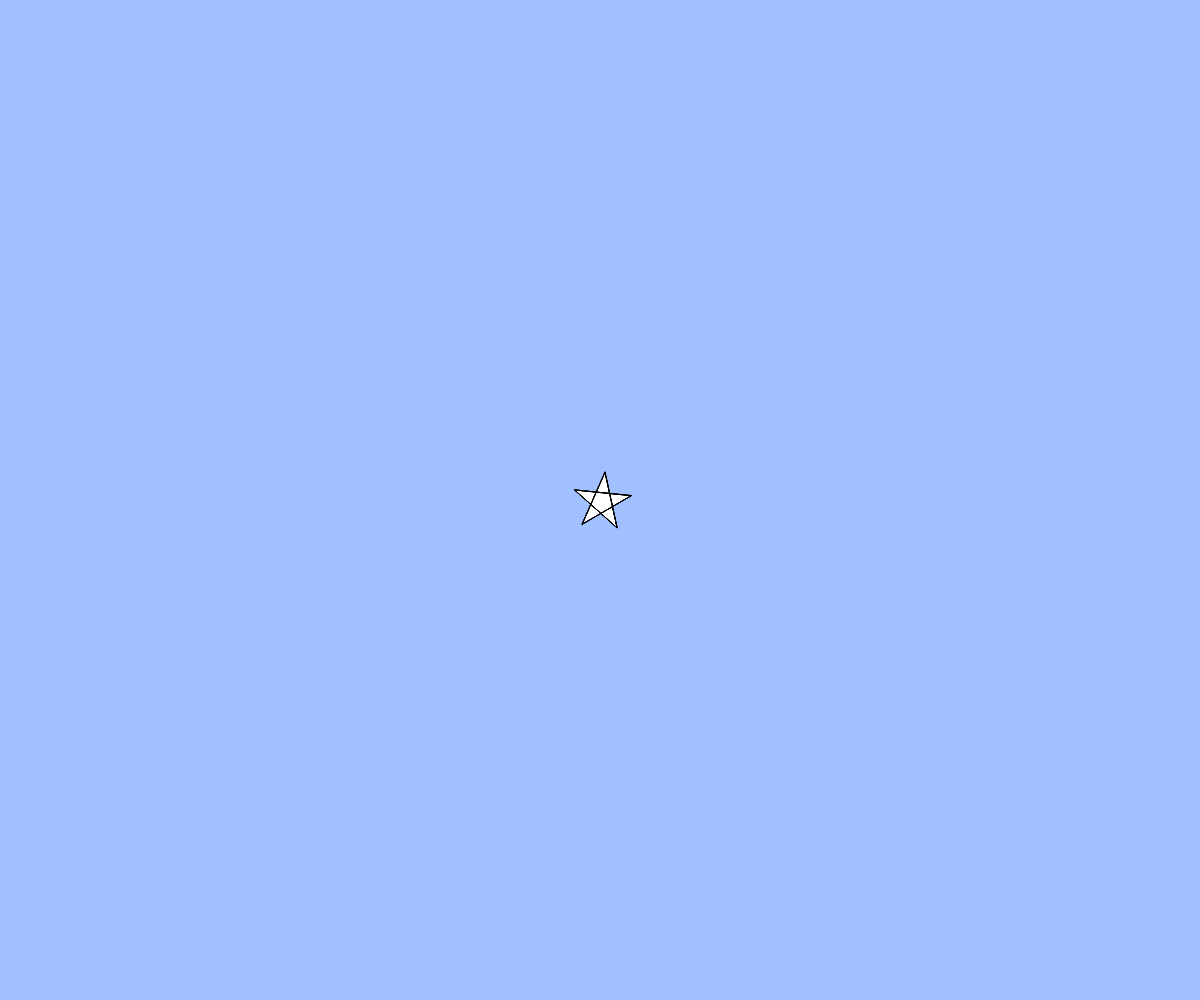
Frame 1 (no input)
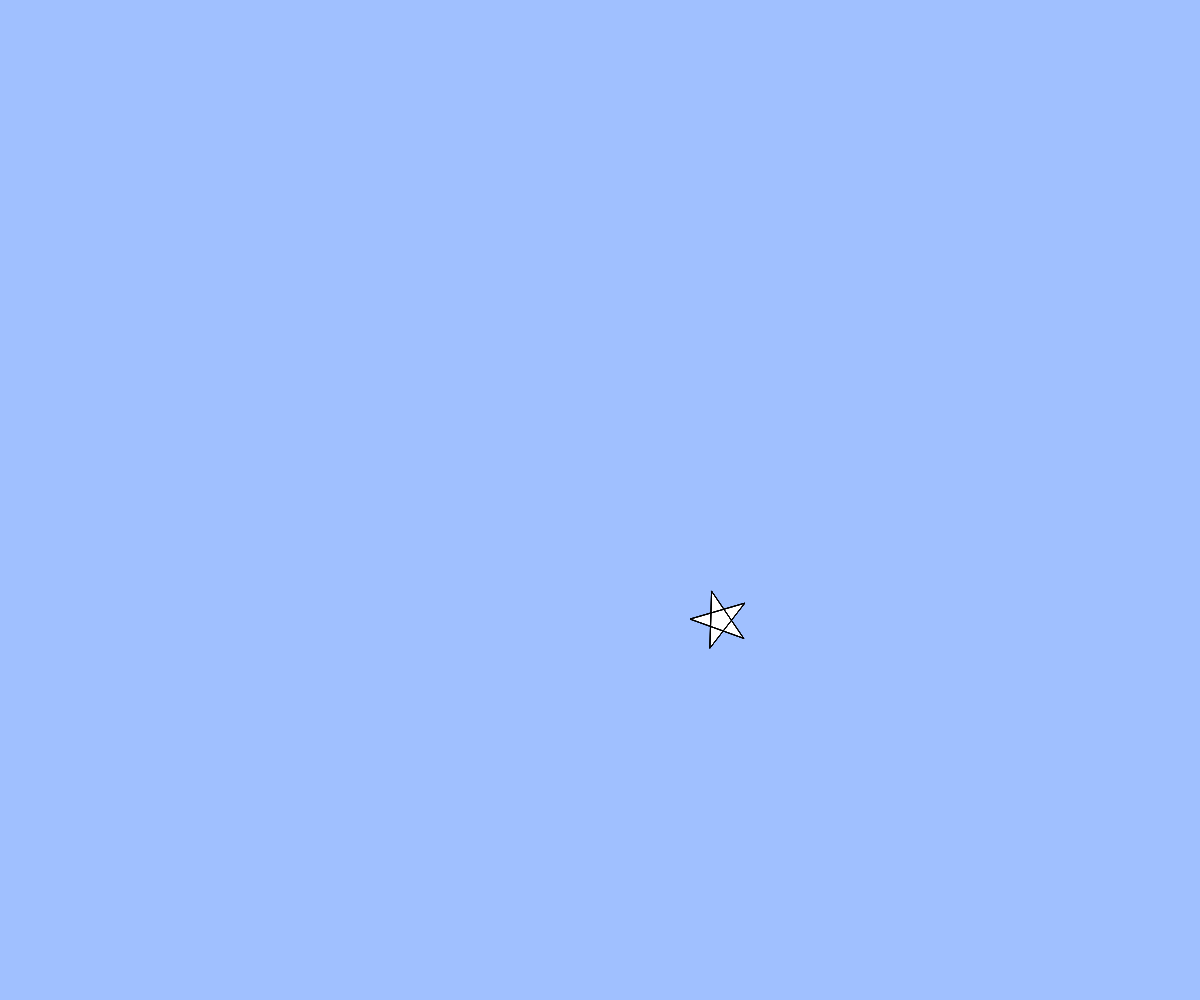
Frame 60 (no input)
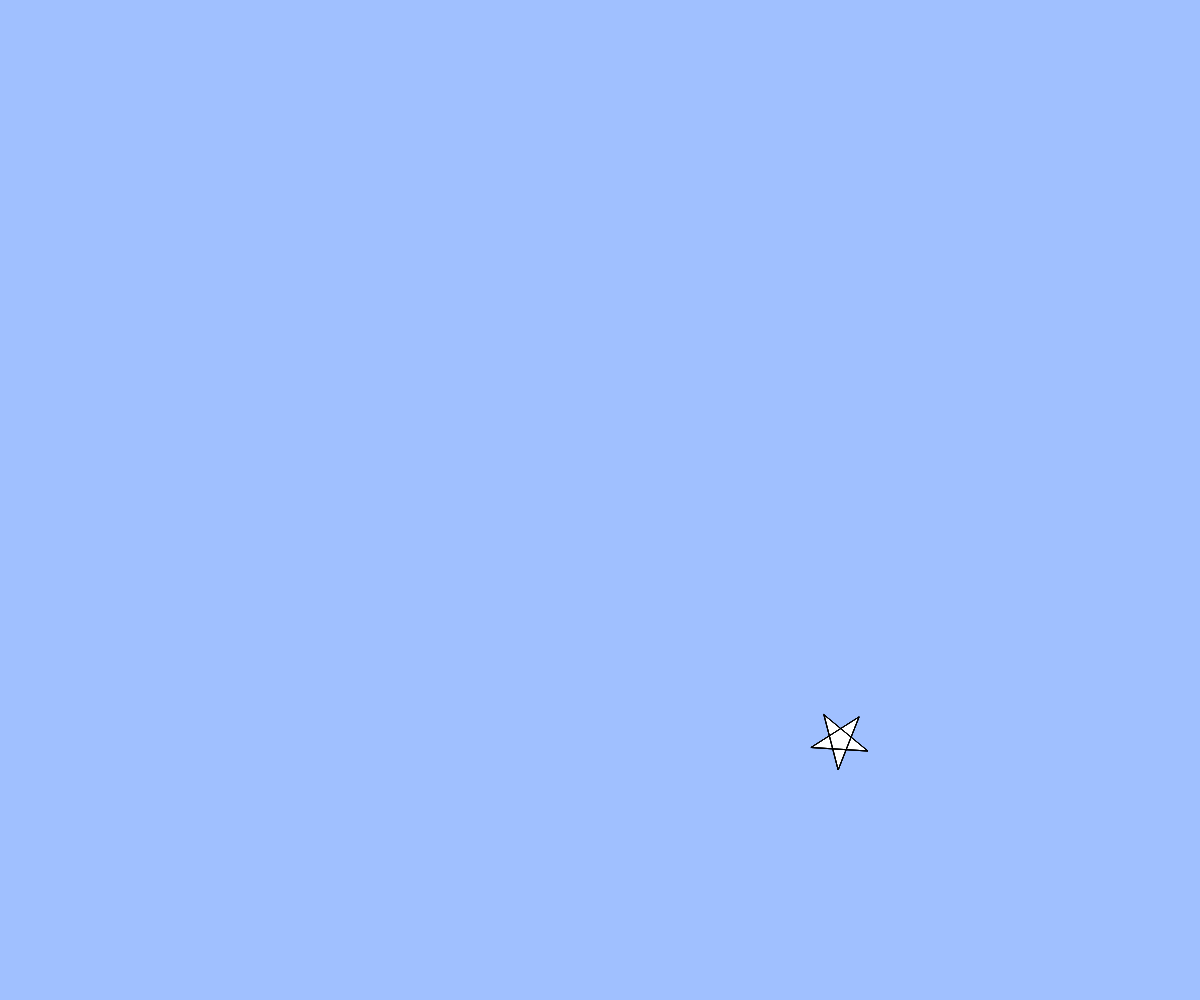
Frame 120 (the mouse pressed at the canvas centre since frame 60)

The p5.js sketch that drew these frames (run headless with seeded random() and noise() and a simulated clock; from frame 60 on, the mouse is pressed at the canvas centre):

// p5.js sketch
// ── sketch.js
// テキスト「アニメーション」
let x, y, vx, vy;

function setup(){
  createCanvas(windowWidth, windowHeight);
  x = width / 2;
  y = height / 2;
  vx = 8;
  vy = 8;
  angle = 0
}

function draw(){
  background(160, 192, 255);
  angle += 1/10;
   x += 2;
   y += 2;
  star(x, y, 30, angle);// BLANK[2] (hint: 作った star 関数を使います)

  // 端の処理パターン (1) 反対側から出てくる
  if(x > width){ x = 0; }
  else if(x < 0){ x = width; }
  if(y > height){ y = 0; }
  if(y < 0){ y = height; }
}

function star(cx, cy, r, angle){
  beginShape();
  for(var i = 0; i < 20; i++){
    var theta = TWO_PI * i * 2 / 5 - HALF_PI + angle;
    // BLANK[1] (hint: angle 分だけ星を回転させるには？)
    var x = cx + cos(theta) * r;
    var y = cy + sin(theta) * r;
    vertex(x,y);
  }
  endShape(CLOSE);
}

function windowResized(){
  resizeCanvas(windowWidth, windowHeight);
}

function mouseClicked(){
  x = mouseX;
  y = mouseY;
}
